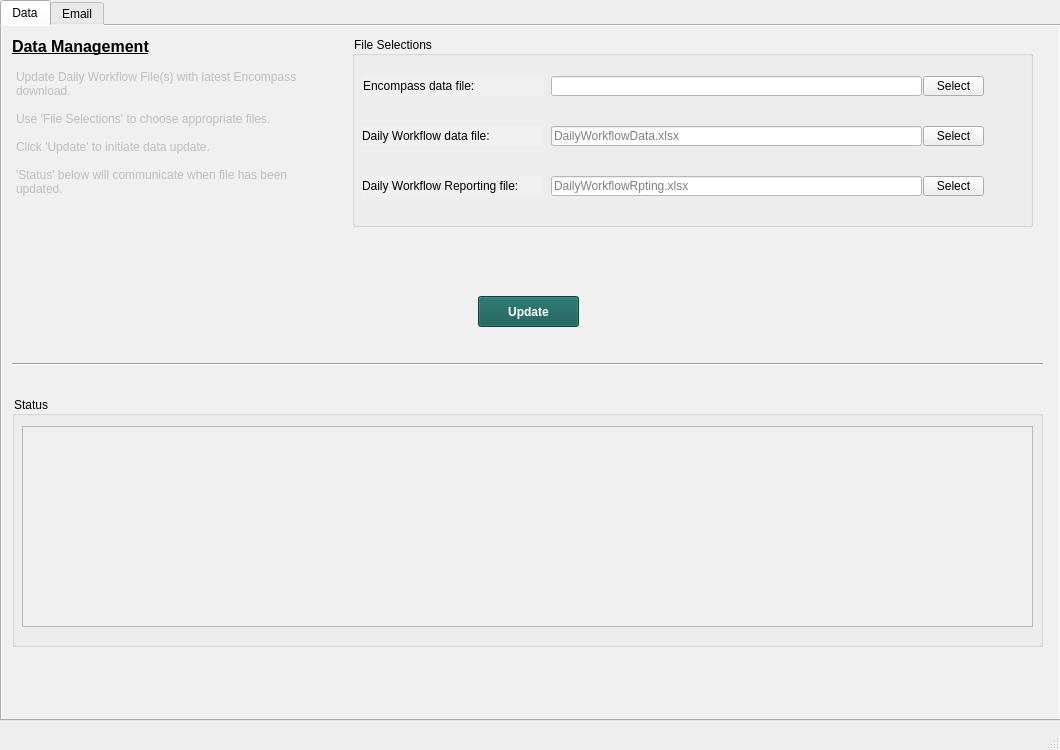
<?xml version="1.0" encoding="UTF-8"?>
<ui version="4.0">
 <author>Brandon Messenger</author>
 <class>MainWindow</class>
 <widget class="QMainWindow" name="MainWindow">
  <property name="geometry">
   <rect>
    <x>0</x>
    <y>0</y>
    <width>1060</width>
    <height>750</height>
   </rect>
  </property>
  <property name="windowTitle">
   <string>Loan Workflow Admin</string>
  </property>
  <widget class="QWidget" name="centralwidget">
   <widget class="QTabWidget" name="tabWidget">
    <property name="geometry">
     <rect>
      <x>0</x>
      <y>0</y>
      <width>1061</width>
      <height>721</height>
     </rect>
    </property>
    <property name="autoFillBackground">
     <bool>false</bool>
    </property>
    <property name="styleSheet">
     <string notr="true">background-color: rgb(240, 240, 240);</string>
    </property>
    <property name="tabPosition">
     <enum>QTabWidget::North</enum>
    </property>
    <property name="currentIndex">
     <number>0</number>
    </property>
    <property name="movable">
     <bool>true</bool>
    </property>
    <widget class="QWidget" name="tabData">
     <attribute name="title">
      <string>Data</string>
     </attribute>
     <widget class="QGroupBox" name="gboxDataFiles">
      <property name="geometry">
       <rect>
        <x>350</x>
        <y>10</y>
        <width>681</width>
        <height>191</height>
       </rect>
      </property>
      <property name="styleSheet">
       <string notr="true"/>
      </property>
      <property name="title">
       <string>File Selections</string>
      </property>
      <widget class="QLineEdit" name="lneMstFile">
       <property name="geometry">
        <rect>
         <x>199</x>
         <y>40</y>
         <width>371</width>
         <height>20</height>
        </rect>
       </property>
       <property name="styleSheet">
        <string notr="true">background-color: rgb(255, 255, 255);</string>
       </property>
      </widget>
      <widget class="QLineEdit" name="lneDlyWrkflwDataFile">
       <property name="geometry">
        <rect>
         <x>199</x>
         <y>90</y>
         <width>371</width>
         <height>20</height>
        </rect>
       </property>
       <property name="styleSheet">
        <string notr="true">background-color: rgb(255, 255, 255);</string>
       </property>
       <property name="placeholderText">
        <string>DailyWorkflowData.xlsx</string>
       </property>
      </widget>
      <widget class="QPushButton" name="btnMstFileSlct">
       <property name="geometry">
        <rect>
         <x>571</x>
         <y>40</y>
         <width>61</width>
         <height>20</height>
        </rect>
       </property>
       <property name="text">
        <string>Select</string>
       </property>
      </widget>
      <widget class="QPushButton" name="btnDlyWrkflwDataSlct">
       <property name="geometry">
        <rect>
         <x>571</x>
         <y>90</y>
         <width>61</width>
         <height>20</height>
        </rect>
       </property>
       <property name="text">
        <string>Select</string>
       </property>
      </widget>
      <widget class="QLabel" name="lblMstFile">
       <property name="geometry">
        <rect>
         <x>11</x>
         <y>40</y>
         <width>181</width>
         <height>20</height>
        </rect>
       </property>
       <property name="text">
        <string>Encompass data file:</string>
       </property>
      </widget>
      <widget class="QLabel" name="lblDlyWrkflwDataFile">
       <property name="geometry">
        <rect>
         <x>10</x>
         <y>90</y>
         <width>181</width>
         <height>20</height>
        </rect>
       </property>
       <property name="text">
        <string>Daily Workflow data file:</string>
       </property>
      </widget>
      <widget class="QLineEdit" name="lneDlyWrkflwRptFile">
       <property name="geometry">
        <rect>
         <x>199</x>
         <y>140</y>
         <width>371</width>
         <height>20</height>
        </rect>
       </property>
       <property name="styleSheet">
        <string notr="true">background-color: rgb(255, 255, 255);</string>
       </property>
       <property name="placeholderText">
        <string>DailyWorkflowRpting.xlsx</string>
       </property>
      </widget>
      <widget class="QLabel" name="lblDlyWrkflwRptFile">
       <property name="geometry">
        <rect>
         <x>10</x>
         <y>140</y>
         <width>181</width>
         <height>20</height>
        </rect>
       </property>
       <property name="text">
        <string>Daily Workflow Reporting file:</string>
       </property>
      </widget>
      <widget class="QPushButton" name="btnDlyWrkflwRptSlct">
       <property name="geometry">
        <rect>
         <x>571</x>
         <y>140</y>
         <width>61</width>
         <height>20</height>
        </rect>
       </property>
       <property name="text">
        <string>Select</string>
       </property>
      </widget>
      <zorder>btnMstFileSlct</zorder>
      <zorder>lblMstFile</zorder>
      <zorder>lblDlyWrkflwDataFile</zorder>
      <zorder>btnDlyWrkflwDataSlct</zorder>
      <zorder>lneDlyWrkflwDataFile</zorder>
      <zorder>lneMstFile</zorder>
      <zorder>lneDlyWrkflwRptFile</zorder>
      <zorder>lblDlyWrkflwRptFile</zorder>
      <zorder>btnDlyWrkflwRptSlct</zorder>
     </widget>
     <widget class="QGroupBox" name="gboxDataStatOut">
      <property name="geometry">
       <rect>
        <x>10</x>
        <y>370</y>
        <width>1031</width>
        <height>251</height>
       </rect>
      </property>
      <property name="title">
       <string>Status</string>
      </property>
      <widget class="QTextEdit" name="teDataStatOut">
       <property name="geometry">
        <rect>
         <x>10</x>
         <y>30</y>
         <width>1011</width>
         <height>201</height>
        </rect>
       </property>
      </widget>
     </widget>
     <widget class="Line" name="lineData">
      <property name="geometry">
       <rect>
        <x>10</x>
        <y>330</y>
        <width>1031</width>
        <height>16</height>
       </rect>
      </property>
      <property name="orientation">
       <enum>Qt::Horizontal</enum>
      </property>
     </widget>
     <widget class="QPushButton" name="btnDataUpdte">
      <property name="geometry">
       <rect>
        <x>476</x>
        <y>270</y>
        <width>101</width>
        <height>31</height>
       </rect>
      </property>
      <property name="font">
       <font>
        <weight>75</weight>
        <bold>true</bold>
       </font>
      </property>
      <property name="styleSheet">
       <string notr="true">background-color: rgb(16, 88, 82);
color: rgb(255, 255, 255);</string>
      </property>
      <property name="text">
       <string>Update</string>
      </property>
     </widget>
     <widget class="QLabel" name="lblDataMgmt">
      <property name="geometry">
       <rect>
        <x>10</x>
        <y>5</y>
        <width>191</width>
        <height>31</height>
       </rect>
      </property>
      <property name="font">
       <font>
        <pointsize>12</pointsize>
        <weight>75</weight>
        <bold>true</bold>
        <underline>true</underline>
       </font>
      </property>
      <property name="text">
       <string>Data Management</string>
      </property>
     </widget>
     <widget class="QPlainTextEdit" name="teDataMgmt">
      <property name="enabled">
       <bool>false</bool>
      </property>
      <property name="geometry">
       <rect>
        <x>10</x>
        <y>40</y>
        <width>321</width>
        <height>151</height>
       </rect>
      </property>
      <property name="frameShape">
       <enum>QFrame::NoFrame</enum>
      </property>
      <property name="verticalScrollBarPolicy">
       <enum>Qt::ScrollBarAlwaysOff</enum>
      </property>
      <property name="horizontalScrollBarPolicy">
       <enum>Qt::ScrollBarAlwaysOff</enum>
      </property>
      <property name="plainText">
       <string>Update Daily Workflow File(s) with latest Encompass download.

Use 'File Selections' to choose appropriate files.

Click 'Update' to initiate data update.

'Status' below will communicate when file has been updated.</string>
      </property>
     </widget>
     <zorder>gboxDataStatOut</zorder>
     <zorder>gboxDataFiles</zorder>
     <zorder>lineData</zorder>
     <zorder>btnDataUpdte</zorder>
     <zorder>lblDataMgmt</zorder>
     <zorder>teDataMgmt</zorder>
    </widget>
    <widget class="QWidget" name="tabEmail">
     <attribute name="title">
      <string>Email</string>
     </attribute>
     <widget class="QLabel" name="lblEmailMgmt">
      <property name="geometry">
       <rect>
        <x>10</x>
        <y>5</y>
        <width>191</width>
        <height>31</height>
       </rect>
      </property>
      <property name="font">
       <font>
        <pointsize>12</pointsize>
        <weight>75</weight>
        <bold>true</bold>
        <underline>true</underline>
       </font>
      </property>
      <property name="text">
       <string>Email Management</string>
      </property>
     </widget>
     <widget class="QPlainTextEdit" name="teDataMgmt_2">
      <property name="enabled">
       <bool>false</bool>
      </property>
      <property name="geometry">
       <rect>
        <x>10</x>
        <y>40</y>
        <width>261</width>
        <height>131</height>
       </rect>
      </property>
      <property name="frameShape">
       <enum>QFrame::NoFrame</enum>
      </property>
      <property name="verticalScrollBarPolicy">
       <enum>Qt::ScrollBarAlwaysOff</enum>
      </property>
      <property name="horizontalScrollBarPolicy">
       <enum>Qt::ScrollBarAlwaysOff</enum>
      </property>
      <property name="plainText">
       <string>Administer Email communication of reports to recipients.

</string>
      </property>
     </widget>
     <widget class="QGroupBox" name="gboxEmailInpt">
      <property name="geometry">
       <rect>
        <x>310</x>
        <y>10</y>
        <width>581</width>
        <height>111</height>
       </rect>
      </property>
      <property name="title">
       <string>Email(s) Input</string>
      </property>
      <widget class="QPlainTextEdit" name="pteEmailInpt">
       <property name="geometry">
        <rect>
         <x>80</x>
         <y>30</y>
         <width>431</width>
         <height>51</height>
        </rect>
       </property>
       <property name="styleSheet">
        <string notr="true">background-color: rgb(255, 255, 255);</string>
       </property>
      </widget>
      <widget class="QLabel" name="lblEmailInpt">
       <property name="geometry">
        <rect>
         <x>10</x>
         <y>30</y>
         <width>47</width>
         <height>13</height>
        </rect>
       </property>
       <property name="text">
        <string>Emails:</string>
       </property>
      </widget>
     </widget>
     <widget class="QGroupBox" name="gboxEmailStatOut">
      <property name="geometry">
       <rect>
        <x>10</x>
        <y>320</y>
        <width>881</width>
        <height>251</height>
       </rect>
      </property>
      <property name="title">
       <string>Status</string>
      </property>
      <widget class="QTextEdit" name="teEmailStatOut">
       <property name="geometry">
        <rect>
         <x>10</x>
         <y>30</y>
         <width>861</width>
         <height>201</height>
        </rect>
       </property>
      </widget>
     </widget>
     <widget class="Line" name="lineEmail">
      <property name="geometry">
       <rect>
        <x>10</x>
        <y>290</y>
        <width>881</width>
        <height>16</height>
       </rect>
      </property>
      <property name="orientation">
       <enum>Qt::Horizontal</enum>
      </property>
     </widget>
     <widget class="QGroupBox" name="gboxEmailRpts">
      <property name="geometry">
       <rect>
        <x>310</x>
        <y>130</y>
        <width>581</width>
        <height>111</height>
       </rect>
      </property>
      <property name="title">
       <string>Report(s) Selection</string>
      </property>
      <widget class="QLabel" name="lblEmailRpts">
       <property name="geometry">
        <rect>
         <x>10</x>
         <y>30</y>
         <width>61</width>
         <height>16</height>
        </rect>
       </property>
       <property name="text">
        <string>Report(s):</string>
       </property>
      </widget>
      <widget class="QPlainTextEdit" name="pteEmailRpts">
       <property name="geometry">
        <rect>
         <x>80</x>
         <y>30</y>
         <width>431</width>
         <height>71</height>
        </rect>
       </property>
       <property name="styleSheet">
        <string notr="true">background-color: rgb(255, 255, 255);</string>
       </property>
      </widget>
      <widget class="QPushButton" name="btnEmailRptsSlct">
       <property name="geometry">
        <rect>
         <x>512</x>
         <y>30</y>
         <width>61</width>
         <height>20</height>
        </rect>
       </property>
       <property name="text">
        <string>Select</string>
       </property>
      </widget>
     </widget>
     <widget class="QPushButton" name="btnEmailSend">
      <property name="geometry">
       <rect>
        <x>400</x>
        <y>252</y>
        <width>101</width>
        <height>31</height>
       </rect>
      </property>
      <property name="font">
       <font>
        <weight>75</weight>
        <bold>true</bold>
       </font>
      </property>
      <property name="styleSheet">
       <string notr="true">background-color: rgb(16, 88, 82);
color: rgb(255, 255, 255);</string>
      </property>
      <property name="text">
       <string>Send</string>
      </property>
     </widget>
    </widget>
   </widget>
  </widget>
  <widget class="QMenuBar" name="menubar">
   <property name="geometry">
    <rect>
     <x>0</x>
     <y>0</y>
     <width>1060</width>
     <height>21</height>
    </rect>
   </property>
  </widget>
  <widget class="QStatusBar" name="statusbar"/>
 </widget>
 <resources/>
 <connections/>
</ui>
